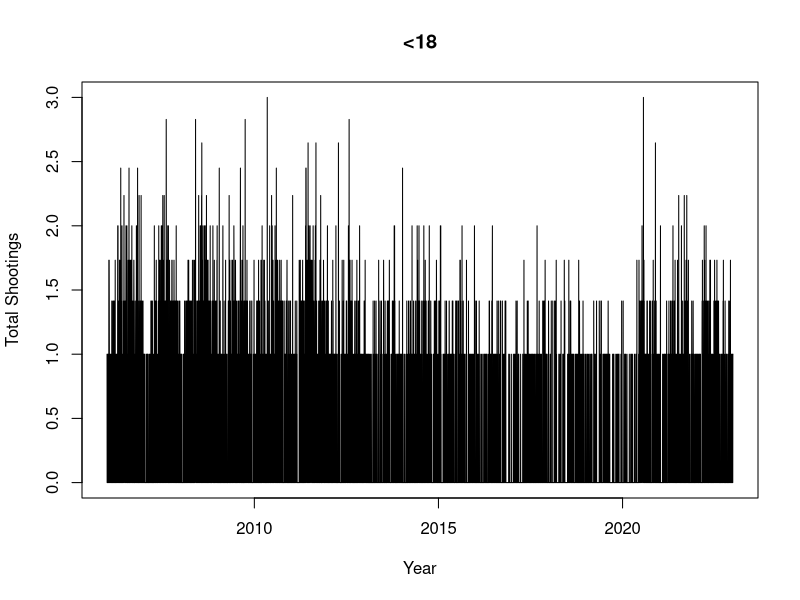
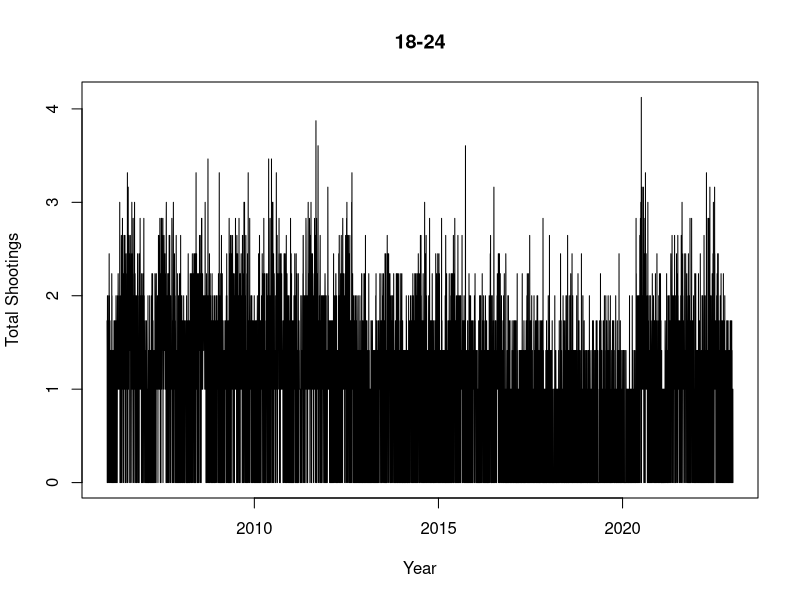
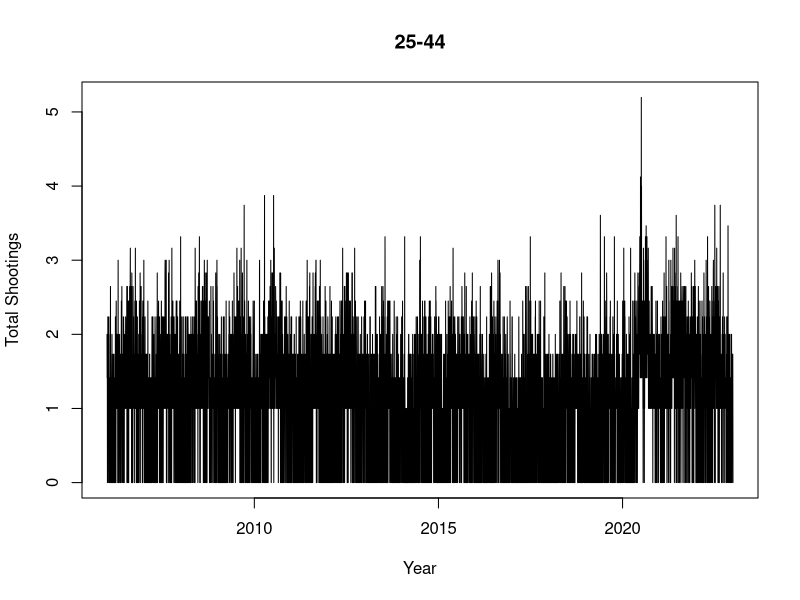
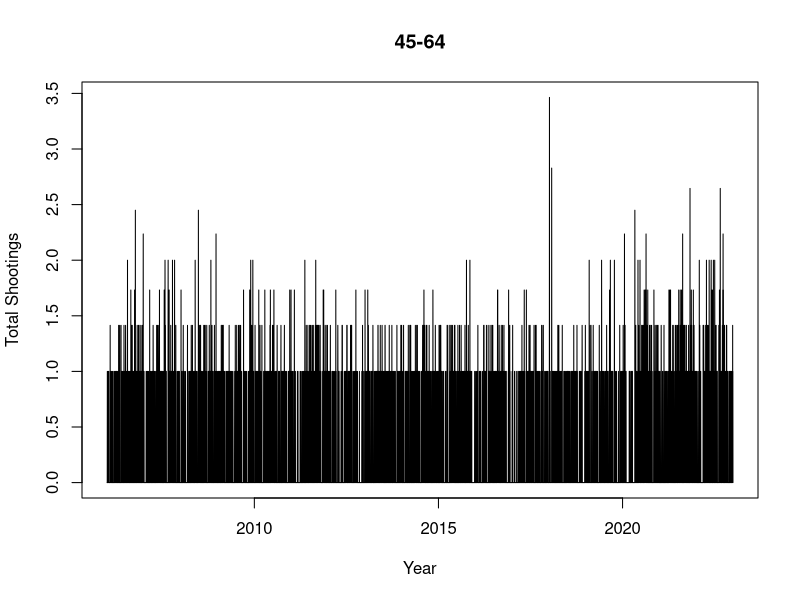
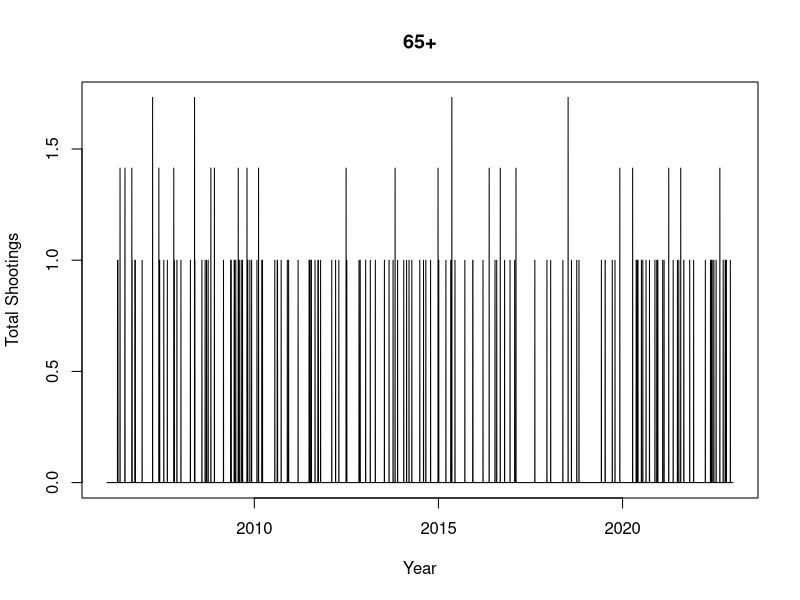
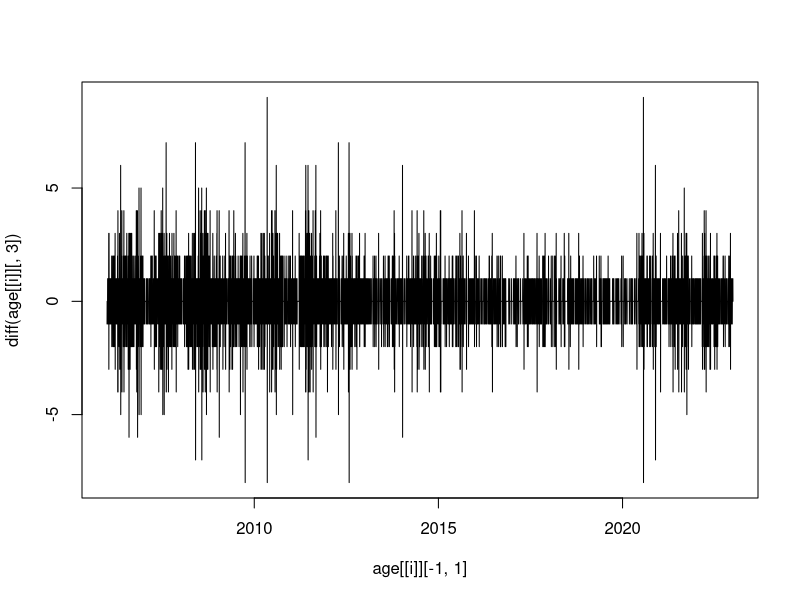
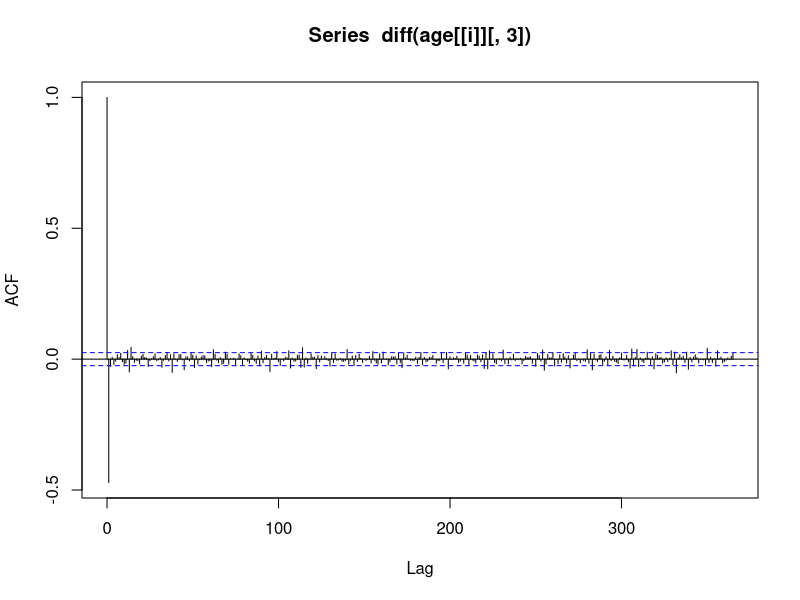
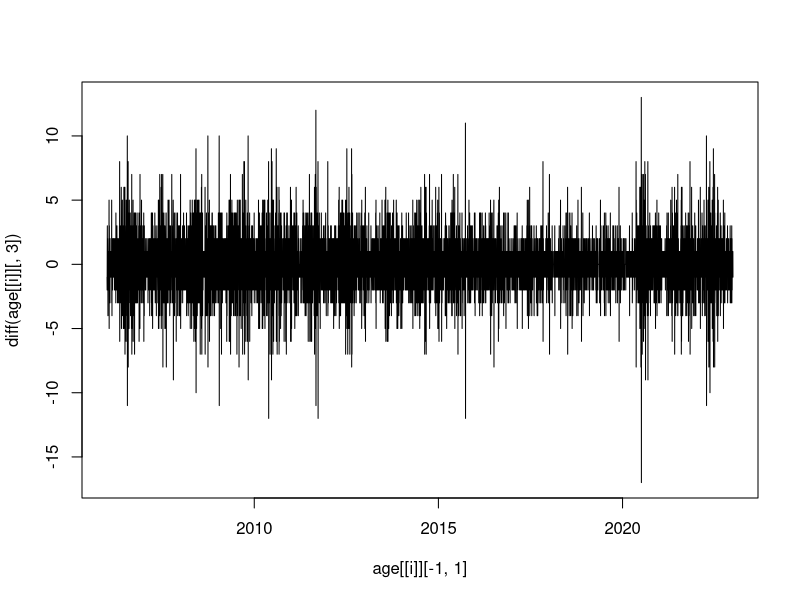

The R script that drew these images, in order:
## ---- chunk 1
start_date = as.Date("2006-01-01")
end_date = as.Date("2022-12-31")
library(dplyr)
library(tidyr)
library(mgcv)
set.seed(pi)
## ---- chunk 2
age <- read.csv('nypd_daily_total_by_age.csv',sep=';')
age$Date <- as.Date(age$Date,format="%d-%b-%y")
age <- split(age, age$Victim.Age.Group)
age <- age[-c(2,7)]
for (i in 1:length(age)){
  age[[i]] = data.frame(age[[i]] %>%
  complete(Date = seq.Date(start_date, end_date, by = "days"), Victim.Age.Group, fill = list(Total.Shootings = 0)) %>%
  arrange(Date))
}
age
## ---- chunk 3
for (i in 1:length(age)){
  # print(age[[i]][,1])
  plot(age[[i]][,1], sqrt(age[[i]][,3]),type='l', xlab='Year', ylab='Total Shootings', main=names(age)[i])
}

## ---- chunk 4
for (i in 1:length(age)){
  plot(age[[i]][-1,1], diff(age[[i]][,3]),type='l')
  acf(diff(age[[i]][,3]), lag.max=365)
}
## ---- chunk 5
for (i in 1:length(age)){
  points <- 1:length(diff(age[[i]][,3]))
  points <- (points - min(points)) / max(points)

  # Moving Average Model
  mav.model <- ksmooth(points, diff(age[[i]][,3]), kernel = "box")
  mav.fit <- mav.model$y
  # Quadratic Model
  x1 <- points
  x2 <- points^2
  para.model <- lm(diff(age[[i]][,3]) ~ x1 + x2)
  para.fit <- fitted(para.model)
  # Polynomial Model
  loc.model <- loess(diff(age[[i]][,3]) ~ points)
  loc.fit <- fitted(loc.model)
  # Splines model
  month = as.factor(format(age[[i]][-1,1],"%b"))
  weekday = as.factor(weekdays(age[[i]][-1,1]))
  gam.model <- gam(diff(age[[i]][,3]) ~ s(points) + month + weekday)
  gam.fit <- fitted(gam.model)


  plot(age[[i]][-1,1], diff(age[[i]][,3]),type='l')
  lines(age[[i]][-1,1], mav.fit,col='blue',lwd=2)
  lines(age[[i]][-1,1], fitted(para.model), col='yellow', lwd=2)
  lines(age[[i]][-1,1], loc.fit, col='green', lwd=2)
  lines(age[[i]][-1,1], gam.fit, col='red', lwd=2)
}
## ---- chunk 6
age_monthly = list()
library(lubridate)
for (i in 1:length(age)){
  age[[i]]$Month = floor_date(age[[i]][,1], "month")
  agg <- aggregate(x = as.numeric(age[[i]]$Total.Shootings), by = list(age[[i]]$Month), FUN = sum)
  colnames(agg) <- c("Month", "Total Shootings")
  age_monthly[[i]] = agg
}
names(age_monthly) <- names(age)
## ---- chunk 7
for (i in 1:length(age_monthly)){
  print(age_monthly[[i]]$'Total Shootings')
  print(age_monthly[[i]]$Month)
  plot(age_monthly[[i]][,1], age_monthly[[i]][,2], type='l', xlab='Year', ylab='Total Shootings', main=names(age_monthly)[i])
}
## ---- chunk 8
for (i in 1:length(age_monthly)){
  acf(age_monthly[[i]][,2], lag.max=36)
}
## ---- chunk 9
for (i in 1:length(age_monthly)){
  points <- 1:length(age_monthly[[i]][,2])
  points <- (points - min(points)) / max(points)

  # Moving Average Model
  mav.model <- ksmooth(points, age_monthly[[i]][,2], kernel = "box")
  mav.fit <- mav.model$y
  # Quadratic Model
  x1 <- points
  x2 <- points^2
  para.model <- lm(age_monthly[[i]][,2] ~ x1 + x2)
  para.fit <- fitted(para.model)
  # Polynomial Model
  loc.model <- loess(age_monthly[[i]][,2] ~ points)
  loc.fit <- fitted(loc.model)
  # Splines model
  month = as.factor(format(age_monthly[[i]][,1],"%b"))
  gam.model <- gam(age_monthly[[i]][,2] ~ s(points) + month)
  gam.fit <- fitted(gam.model)


  plot(age_monthly[[i]][,1], age_monthly[[i]][,2],type='l')
  lines(age_monthly[[i]][,1], mav.fit,col='blue',lwd=2)
  lines(age_monthly[[i]][,1], fitted(para.model), col='yellow', lwd=2)
  lines(age_monthly[[i]][,1], loc.fit, col='green', lwd=2)
  lines(age_monthly[[i]][,1], gam.fit, col='red', lwd=2)
}
## ---- chunk 10
summary(gam.model)
## ---- chunk 11
acf(residuals(gam.model))
## ---- chunk 12
summary(para.model)
## ---- chunk 13
acf(residuals(para.model))
## ---- chunk 14
race <- read.csv('nypd_daily_total_by_race.csv',sep=',')
race$Date <- as.Date(race$Date,format="%m/%d/%Y")
race <- race[,-1]
race <- split(race, race$Victim.Race)
race <- race[-5]
race <- race[-1]
race
## ---- chunk 15
new_race = list()
dummy = 1
for (i in race){
  # print(i)
  print(i %>% arrange(ymd(i$Date)))
  new_race[[dummy]] = i %>% arrange(ymd(i$Date))
  dummy = dummy + 1
  # plot(race[[i]][,1], race[[i]][,3],type='l')
}
names(new_race) <- names(race)
race = new_race
names(race) <- names(new_race)
## ---- chunk 16
for (i in 1:length(race)){
  plot(race[[i]][-1,1], diff(race[[i]][,3]),type='l')
  acf(diff(race[[i]][,3]), lag.max=365)
}
## ---- chunk 17
race_monthly = list()
library(lubridate)
for (i in 1:length(race)){
  race[[i]]$Month = floor_date(race[[i]][,1], "month")
  agg <- aggregate(x = as.numeric(race[[i]]$Total.Shootings), by = list(race[[i]]$Month), FUN = sum)
  colnames(agg) <- c("Month", "Total Shootings")
  race_monthly[[i]] = agg
}
names(race_monthly) <- names(race)
## ---- chunk 18
for (i in 1:length(race_monthly)){
  print(race_monthly[[i]]$'Total Shootings')
  print(race_monthly[[i]]$Month)
  plot(race_monthly[[i]][,1], race_monthly[[i]][,2], type='l')
}
## ---- chunk 19
for (i in 1:length(race_monthly)){
  acf(race_monthly[[i]][,2], lag.max=36)
}
## ---- chunk 20

for (i in 1:length(race_monthly)){
  points <- 1:length(race_monthly[[i]][,2])
  points <- (points - min(points)) / max(points)

  # Moving Average Model
  race_mav.model <- ksmooth(points, race_monthly[[i]][,2], kernel = "box")
  race_mav.fit <- race_mav.model$y
  # Quadratic Model
  x1 <- points
  x2 <- points^2
  race_para.model <- lm(race_monthly[[i]][,2] ~ x1 + x2)
  race_para.fit <- fitted(race_para.model)
  # Polynomial Model
  race_loc.model <- loess(race_monthly[[i]][,2] ~ points)
  race_loc.fit <- fitted(race_loc.model)
  # Splines model
  month = as.factor(format(race_monthly[[i]][,1],"%b"))
  levels(month) <- c(levels(month), 'Jan', 'Feb', 'Apr','Jul', '')
  print(month)
  race_gam.model <- gam(race_monthly[[i]][,2] ~ s(points) + month)
  race_gam.fit <- fitted(race_gam.model)

  print(summary(race_gam.model))
  print(summary(race_para.model))

  plot(race_monthly[[i]][,1], race_monthly[[i]][,2],type='l', main=names(race_monthly)[i], xlab='Year', ylab='Total Shootings')
  lines(race_monthly[[i]][,1], race_mav.fit,col='blue',lwd=2)
  lines(race_monthly[[i]][,1], fitted(race_para.model), col='yellow', lwd=2)
  lines(race_monthly[[i]][,1], race_loc.fit, col='green', lwd=2)
  lines(race_monthly[[i]][,1], race_gam.fit, col='red', lwd=2)
}
## ---- chunk 21
sex <- read.csv('nypd_daily_total_by_sex.csv',sep=';')
sex$Date <- as.Date(sex$Date,format="%d-%b-%y")
sex <- split(sex, sex$Victim.Sex)
sex <- sex[-3]
sex
## ---- chunk 22
for (i in 1:length(sex)){
  plot(sex[[i]][,1], sex[[i]][,3],type='l')
}
## ---- chunk 23
for (i in 1:length(sex)){
  plot(sex[[i]][-1,1], diff(sex[[i]][,3]),type='l')
  acf(diff(sex[[i]][,3]), lag.max=365)
}
## ---- chunk 24
sex_monthly = list()
library(lubridate)
for (i in 1:length(sex)){
  sex[[i]]$Month = floor_date(sex[[i]][,1], "month")
  agg <- aggregate(x = as.numeric(sex[[i]]$Total.Shootings), by = list(sex[[i]]$Month), FUN = sum)
  colnames(agg) <- c("Month", "Total Shootings")
  sex_monthly[[i]] = agg
}
names(sex_monthly) <- names(sex)
## ---- chunk 25
for (i in 1:length(sex_monthly)){
  print(sex_monthly[[i]]$'Total Shootings')
  print(sex_monthly[[i]]$Month)
  plot(sex_monthly[[i]][,1], sex_monthly[[i]][,2], type='l')
}
## ---- chunk 26
for (i in 1:length(sex_monthly)){
  acf(sex_monthly[[i]][,2], lag.max=36)
}
## ---- chunk 27

for (i in 1:length(sex_monthly)){
  points <- 1:length(sex_monthly[[i]][,2])
  points <- (points - min(points)) / max(points)

  # Moving Average Model
  sex_mav.model <- ksmooth(points, sex_monthly[[i]][,2], kernel = "box")
  sex_mav.fit <- sex_mav.model$y
  # Quadratic Model
  x1 <- points
  x2 <- points^2
  sex_para.model <- lm(sex_monthly[[i]][,2] ~ x1 + x2)
  sex_para.fit <- fitted(sex_para.model)
  # Polynomial Model
  sex_loc.model <- loess(sex_monthly[[i]][,2] ~ points)
  sex_loc.fit <- fitted(sex_loc.model)
  # Splines model
  month = as.factor(format(sex_monthly[[i]][,1],"%b"))
  sex_gam.model <- gam(sex_monthly[[i]][,2] ~ s(points) + month)
  sex_gam.fit <- fitted(sex_gam.model)


  plot(sex_monthly[[i]][,1], sex_monthly[[i]][,2],type='l', main=names(sex_monthly)[i])
  lines(sex_monthly[[i]][,1], sex_mav.fit,col='blue',lwd=2)
  lines(sex_monthly[[i]][,1], fitted(sex_para.model), col='yellow', lwd=2)
  lines(sex_monthly[[i]][,1], sex_loc.fit, col='green', lwd=2)
  lines(sex_monthly[[i]][,1], sex_gam.fit, col='red', lwd=2)
}
## ---- chunk 28
borough <- read.csv('nypd_daily_total_by_borough.csv',sep=';')
borough$Date <- as.Date(borough$Date,format="%d %b %y")
borough <- split(borough, borough$Borough)
borough
## ---- chunk 29
for (i in 1:length(borough)){
  plot(borough[[i]][,1], borough[[i]][,3],type='l')
}
## ---- chunk 30
for (i in 1:length(borough)){
  plot(borough[[i]][-1,1], diff(borough[[i]][,3]),type='l')
  acf(diff(borough[[i]][,3]), lag.max=365)
}
## ---- chunk 31
borough_monthly = list()
library(lubridate)
for (i in 1:length(borough)){
  borough[[i]]$Month = floor_date(borough[[i]][,1], "month")
  agg <- aggregate(x = as.numeric(borough[[i]]$Total.Shootings), by = list(borough[[i]]$Month), FUN = sum)
  colnames(agg) <- c("Month", "Total Shootings")
  borough_monthly[[i]] = agg
}
names(borough_monthly) <- names(borough)
## ---- chunk 32
for (i in 1:length(borough_monthly)){
  print(borough_monthly[[i]]$'Total Shootings')
  print(borough_monthly[[i]]$Month)
  plot(borough_monthly[[i]][,1], borough_monthly[[i]][,2], type='l')
}
## ---- chunk 33
for (i in 1:length(borough_monthly)){
  acf(borough_monthly[[i]][,2], lag.max=36)
}
## ---- chunk 34
for (i in 1:length(borough_monthly)){
  points <- 1:length(borough_monthly[[i]][,2])
  points <- (points - min(points)) / max(points)

  # Moving Average Model
  borough_mav.model <- ksmooth(points, borough_monthly[[i]][,2], kernel = "box")
  borough_mav.fit <- borough_mav.model$y
  # Quadratic Model
  x1 <- points
  x2 <- points^2
  borough_para.model <- lm(borough_monthly[[i]][,2] ~ x1 + x2)
  borough_para.fit <- fitted(borough_para.model)
  # Polynomial Model
  borough_loc.model <- loess(borough_monthly[[i]][,2] ~ points)
  borough_loc.fit <- fitted(borough_loc.model)
  # Splines model
  month = as.factor(format(borough_monthly[[i]][,1],"%b"))
  borough_gam.model <- gam(borough_monthly[[i]][,2] ~ s(points) + month)
  borough_gam.fit <- fitted(borough_gam.model)


  plot(borough_monthly[[i]][,1], borough_monthly[[i]][,2],type='l', main=names(borough_monthly)[i])
  lines(borough_monthly[[i]][,1], borough_mav.fit,col='blue',lwd=2)
  lines(borough_monthly[[i]][,1], fitted(borough_para.model), col='yellow', lwd=2)
  lines(borough_monthly[[i]][,1], borough_loc.fit, col='green', lwd=2)
  lines(borough_monthly[[i]][,1], borough_gam.fit, col='red', lwd=2)
}
## ---- chunk 35
print(names(borough_monthly))
